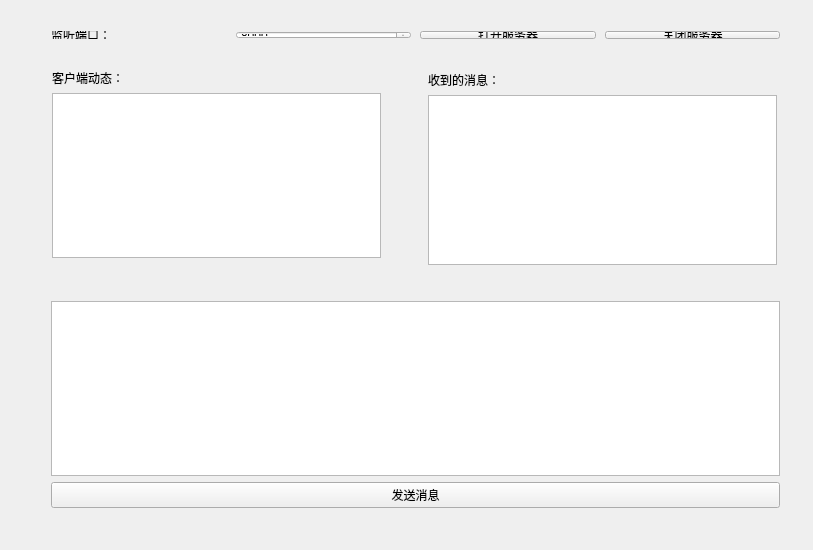
<?xml version="1.0" encoding="UTF-8"?>
<ui version="4.0">
 <class>Widget</class>
 <widget class="QWidget" name="Widget">
  <property name="geometry">
   <rect>
    <x>0</x>
    <y>0</y>
    <width>813</width>
    <height>550</height>
   </rect>
  </property>
  <property name="minimumSize">
   <size>
    <width>0</width>
    <height>0</height>
   </size>
  </property>
  <property name="windowTitle">
   <string>Widget</string>
  </property>
  <widget class="QWidget" name="layoutWidget">
   <property name="geometry">
    <rect>
     <x>40</x>
     <y>20</y>
     <width>751</width>
     <height>30</height>
    </rect>
   </property>
   <layout class="QHBoxLayout" name="horizontalLayout">
    <property name="spacing">
     <number>9</number>
    </property>
    <item>
     <widget class="QLabel" name="label">
      <property name="text">
       <string>监听端口：</string>
      </property>
     </widget>
    </item>
    <item>
     <widget class="QSpinBox" name="spinBox_Port">
      <property name="minimum">
       <number>100</number>
      </property>
      <property name="maximum">
       <number>65530</number>
      </property>
      <property name="value">
       <number>8000</number>
      </property>
     </widget>
    </item>
    <item>
     <widget class="QPushButton" name="pushButton_start">
      <property name="text">
       <string>打开服务器</string>
      </property>
     </widget>
    </item>
    <item>
     <widget class="QPushButton" name="pushButton_close">
      <property name="text">
       <string>关闭服务器</string>
      </property>
     </widget>
    </item>
   </layout>
  </widget>
  <widget class="QWidget" name="">
   <property name="geometry">
    <rect>
     <x>41</x>
     <y>58</y>
     <width>351</width>
     <height>211</height>
    </rect>
   </property>
   <layout class="QVBoxLayout" name="verticalLayout">
    <item>
     <widget class="QLabel" name="label_2">
      <property name="text">
       <string>客户端动态：</string>
      </property>
     </widget>
    </item>
    <item>
     <widget class="QListWidget" name="listWidget_client"/>
    </item>
   </layout>
  </widget>
  <widget class="QWidget" name="">
   <property name="geometry">
    <rect>
     <x>417</x>
     <y>60</y>
     <width>371</width>
     <height>216</height>
    </rect>
   </property>
   <layout class="QVBoxLayout" name="verticalLayout_2">
    <item>
     <widget class="QLabel" name="label_3">
      <property name="text">
       <string>收到的消息：</string>
      </property>
     </widget>
    </item>
    <item>
     <widget class="QListWidget" name="listWidget_reciveMsg"/>
    </item>
   </layout>
  </widget>
  <widget class="QWidget" name="">
   <property name="geometry">
    <rect>
     <x>40</x>
     <y>290</y>
     <width>751</width>
     <height>229</height>
    </rect>
   </property>
   <layout class="QVBoxLayout" name="verticalLayout_4">
    <item>
     <widget class="QTextEdit" name="textEdit_sendMsg"/>
    </item>
    <item>
     <widget class="QPushButton" name="pushButton_send">
      <property name="text">
       <string>发送消息</string>
      </property>
     </widget>
    </item>
   </layout>
  </widget>
 </widget>
 <layoutdefault spacing="6" margin="11"/>
 <resources/>
 <connections/>
</ui>
